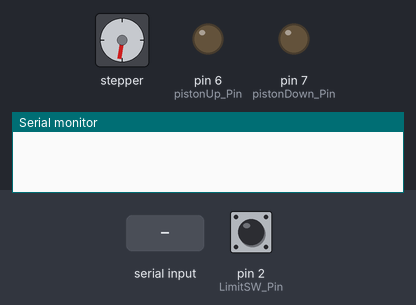
This sketch was run on a simulated Arduino Uno, built with avr-gcc and run on an emulated ATmega328P. On the bench: stepper motor, output pins drawn as LEDs (lit = HIGH), the last lines printed to the serial monitor. The inputs (shaded band) are chosen by the test bench; at power-on: pin 2 (LimitSW_Pin) LOW. Stepper angles assume 200 steps per turn.

Above: at 0.8 s.
0.9 s: pin 2 (LimitSW_Pin) pulled HIGH for 0.15 s
2.5 s: "r" received over Serial
At 3.65 s:
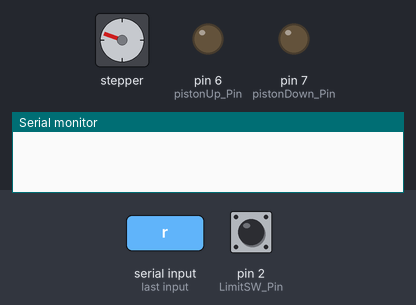
5.5 s: pin 2 (LimitSW_Pin) pulled HIGH for 1 s
At 5.5 s:
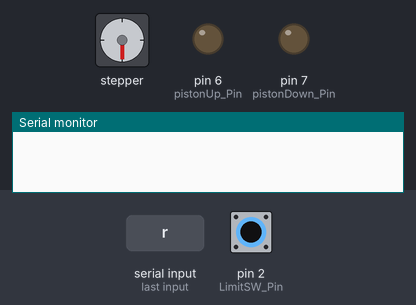
8.0 s: "90,45\n" received over Serial
At 9.9 s:
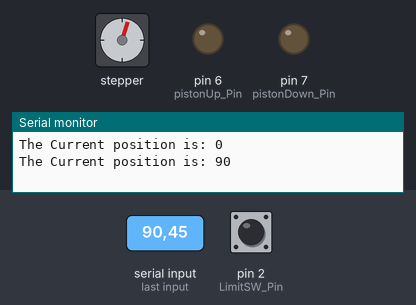
10.5 s: "30,150\n" received over Serial
At 12.5 s:
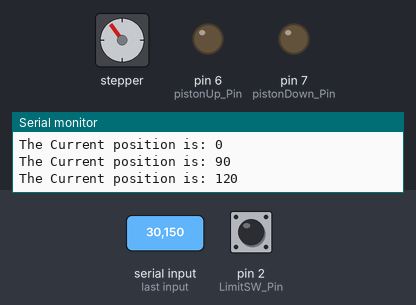
13.0 s: "u" received over Serial
At 15.1 s:
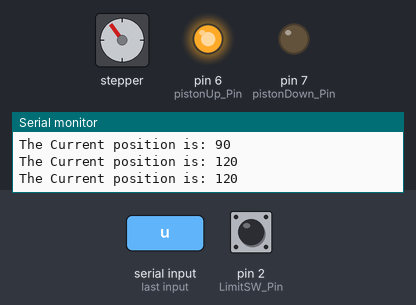
Timing chart, 0 to 16.5 s (numbered marks = the images above; inputs shaded):
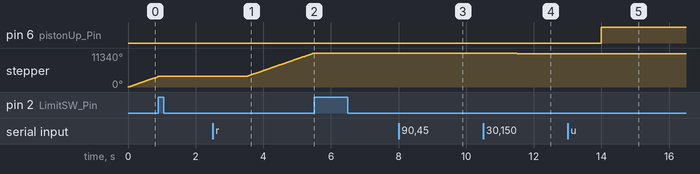

The sketch:

bottle_pos_tuner.ino
```cpp
// Author: Guy Meyer
// Date: Nov 29 2020
// Objective: Use this file to accurately locate the position of the bottles


#include <Adafruit_MotorShield.h>

#define BOTTLE1_POS 500   // in number fo steps from start
#define BOTTLE2_POS 1500
#define BOTTLE3_POS 2500
#define BOTTLE4_POS 3500
#define BOTTLE5_POS 4500
#define RAIL_MAX 5500

int bottle_position [5] = {BOTTLE1_POS, BOTTLE2_POS, BOTTLE3_POS, BOTTLE4_POS, BOTTLE5_POS};
int location = 0;
int steps;
int LimitSW_Pin = 2; //connected to digital
int pistonUp_Pin = 6;   // pneumatic controls
int pistonDown_Pin = 7;
String data;

Adafruit_MotorShield AFMS = Adafruit_MotorShield();
Adafruit_StepperMotor *myMotor = AFMS.getStepper(200, 1);

// moves the drink closer to the IR (starting position) with incremental steps
// -> return true on successful motion (returns false otherwise)
bool resetRail()
{

  while(!(isStepperAtStart())) {
    myMotor->step(10, FORWARD, DOUBLE);  // move closer
    delay(2); // give the motor time to move
  }

  // reached start
  return true;

}

bool isStepperAtStart()
{

  if (digitalRead(LimitSW_Pin)) {
    return true;
  }

  return false;
}

// alters the solenoid values to move the piston DOWN
bool pistonDown()
{
  digitalWrite(pistonUp_Pin, LOW);
  digitalWrite(pistonDown_Pin, HIGH);
}

// alters the solenoid values to move the piston UP
bool pistonUp()
{
  digitalWrite(pistonDown_Pin, LOW);
  digitalWrite(pistonUp_Pin, HIGH);
}

void softRelease()
{
//  digitalWrite(pistonDown_Pin, HIGH);
  digitalWrite(pistonDown_Pin, HIGH);

  delay(5);
  pistonUp();

}


void setup() {
  Serial.begin(9600); // init serial - no direct imports

  while (!Serial)
  {
    ; // wait for serial port to connect. Needed for native USB port only
  }

  AFMS.begin();  // create with the default frequency 1.6KHz
  //AFMS.begin(1000);  // OR with a different frequency, say 1KHz

  myMotor->setSpeed(3000);  // 10 rpm
  pinMode( LimitSW_Pin, INPUT );
  pinMode(pistonUp_Pin, OUTPUT);
  pinMode(pistonDown_Pin, OUTPUT);
  resetRail();

}

void loop() {


  if (Serial.available()) {

    data = Serial.readString();

    if (data == "r") { resetRail(); location = 0;}
    else if (data == "u") { pistonUp(); }
    else if (data == "d") { pistonDown(); }
    else if (data == "s") { softRelease(); }
    else {
      steps = data.toInt();
      location = location + steps;

      myMotor->step(steps, BACKWARD, DOUBLE);
    }

    Serial.print("The Current position is: ");
    Serial.println(location);
    myMotor->release();
  }
}
```

Measured:
- after the input at 2.5 s, stepper: keeps turning clockwise at about 3911°/s, starting after 1.0 s
- after the input at 5.5 s, stepper: stops changing and stays 11340°
- after the input at 8.0 s, stepper: goes 11338° 0.02 s, then 11178°, starting after 1.0 s
- after the input at 10.5 s, stepper: turns 54° counter-clockwise, starting after 1.0 s
- after the input at 13.0 s, pin 6 (pistonUp_Pin): LOW → HIGH after 1.0 s
